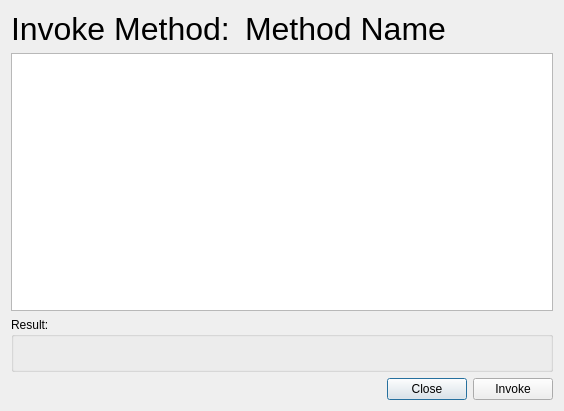
<?xml version="1.0" encoding="UTF-8"?>
<ui version="4.0">
 <class>MethodCallDialog</class>
 <widget class="QDialog" name="MethodCallDialog">
  <property name="geometry">
   <rect>
    <x>0</x>
    <y>0</y>
    <width>564</width>
    <height>411</height>
   </rect>
  </property>
  <property name="windowTitle">
   <string>Method Call Dialog</string>
  </property>
  <layout class="QVBoxLayout" name="verticalLayout_2">
   <item>
    <layout class="QHBoxLayout" name="horizontalLayout">
     <item>
      <widget class="QLabel" name="label">
       <property name="sizePolicy">
        <sizepolicy hsizetype="Maximum" vsizetype="Preferred">
         <horstretch>0</horstretch>
         <verstretch>0</verstretch>
        </sizepolicy>
       </property>
       <property name="font">
        <font>
         <pointsize>24</pointsize>
        </font>
       </property>
       <property name="text">
        <string>Invoke Method: </string>
       </property>
      </widget>
     </item>
     <item>
      <widget class="QLabel" name="label_2">
       <property name="font">
        <font>
         <pointsize>24</pointsize>
        </font>
       </property>
       <property name="text">
        <string>Method Name</string>
       </property>
      </widget>
     </item>
    </layout>
   </item>
   <item>
    <layout class="QHBoxLayout" name="horizontalLayout_2">
     <item>
      <widget class="QTableView" name="tableView">
       <property name="alternatingRowColors">
        <bool>true</bool>
       </property>
       <attribute name="horizontalHeaderStretchLastSection">
        <bool>true</bool>
       </attribute>
      </widget>
     </item>
    </layout>
   </item>
   <item>
    <widget class="QGroupBox" name="groupBox">
     <property name="title">
      <string>Result:</string>
     </property>
     <layout class="QVBoxLayout" name="verticalLayout">
      <item>
       <widget class="QLabel" name="resultText">
        <property name="text">
         <string/>
        </property>
        <property name="wordWrap">
         <bool>true</bool>
        </property>
       </widget>
      </item>
     </layout>
    </widget>
   </item>
   <item>
    <layout class="QHBoxLayout" name="horizontalLayout_3">
     <item>
      <spacer name="horizontalSpacer">
       <property name="orientation">
        <enum>Qt::Horizontal</enum>
       </property>
       <property name="sizeHint" stdset="0">
        <size>
         <width>40</width>
         <height>20</height>
        </size>
       </property>
      </spacer>
     </item>
     <item>
      <widget class="QPushButton" name="cancelButton">
       <property name="text">
        <string>Close</string>
       </property>
      </widget>
     </item>
     <item>
      <widget class="QPushButton" name="invokeButton">
       <property name="text">
        <string>Invoke</string>
       </property>
      </widget>
     </item>
    </layout>
   </item>
  </layout>
 </widget>
 <resources/>
 <connections/>
</ui>
